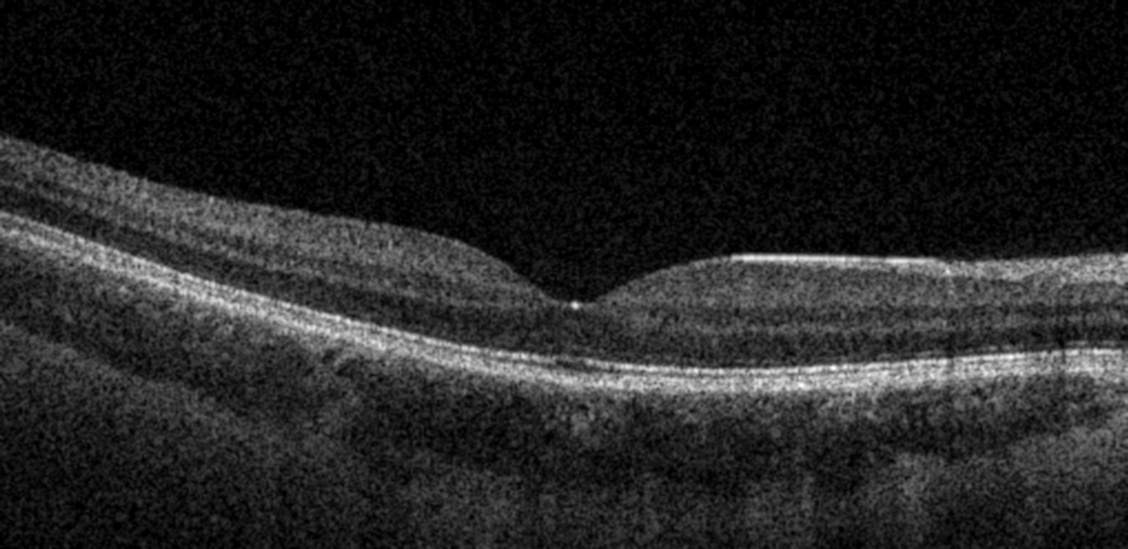
#> input picture 1. Exercise/INVALID/Normalized_Img.tif, 1128 x 549 px
$ python Exercise_1_4_testing.py
#> lines starting #> are read from the running program, lines starting #| are printed output that depends on the picture; after the words box and inside, x2 and y2 are one past the last pixel; in counts of white or black regions, pixels touching at a corner belong together
# -*- coding: utf-8 -*-
"""
Created on Fri Nov 11 08:59:23 2022

@author: Peter, Filip, Markus
"""

import cv2
import numpy as np
from matplotlib import pyplot as plt

img_norm = cv2.imread("./Normalized_Img.tif", cv2.IMREAD_ANYCOLOR | cv2.IMREAD_ANYDEPTH)
#> img_norm is the input picture: shape (549, 1128) float32; min 5.38e-10, max 1, mean 0.142
plt.figure(1)
plt.imshow(img_norm)

# Otsu's thresholding
img = np.uint8(img_norm*255)
plt.figure(2)
plt.imshow(img)
Otsu_th,Otsu_img = cv2.threshold(img,0,255,cv2.THRESH_BINARY+cv2.THRESH_OTSU)
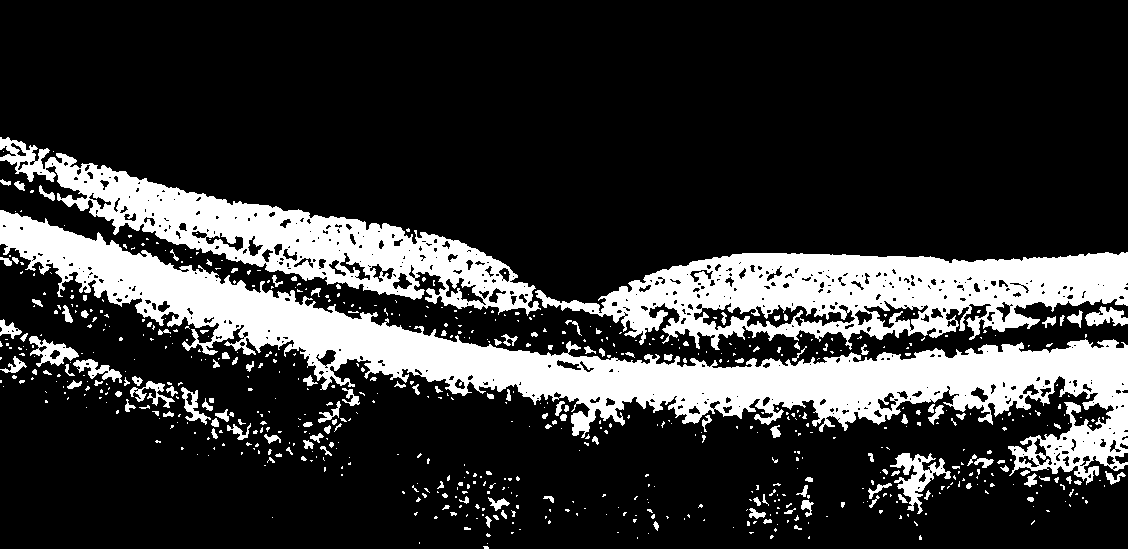
#> Otsu_img: shape (549, 1128); 21% white; 685 white regions (531 under 20 px), largest, box (x1, y1, x2, y2) and area: (0, 210, 1128, 485) 61589, (535, 252, 1128, 350) 30670, (0, 137, 541, 316) 24342
#> Otsu_th = 58
plt.figure(3)
plt.imshow(Otsu_img)
cv2.imwrite("Otsu_Mask.jpg", Otsu_img)


Triangle_th,Triangle_img = cv2.threshold(img,0,255,cv2.THRESH_TRIANGLE)
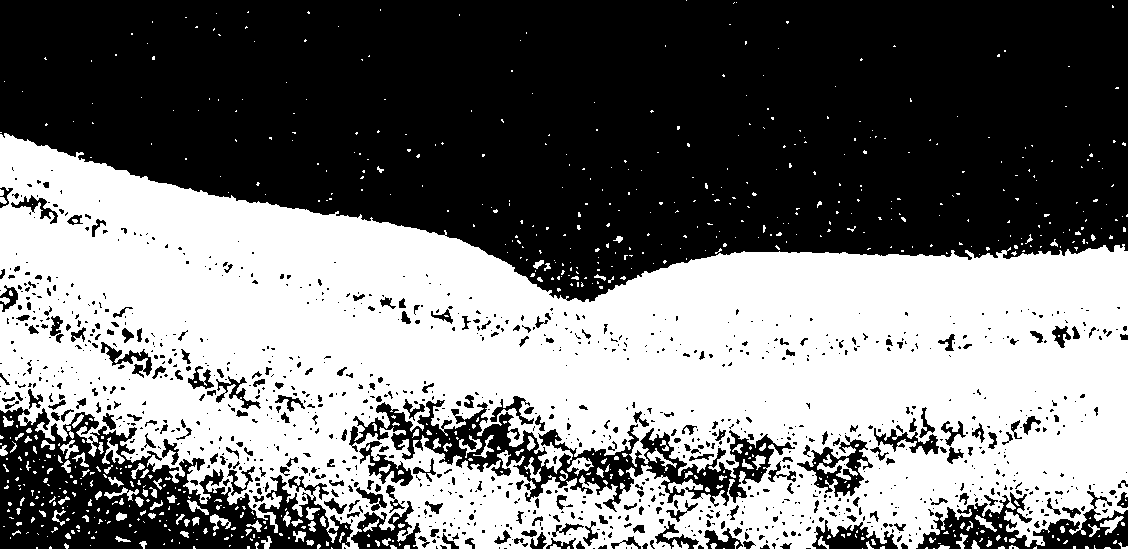
#> Triangle_img: shape (549, 1128); 46.7% white; 757 white regions (626 under 20 px), largest, box (x1, y1, x2, y2) and area: (0, 133, 1128, 549) 278524, (817, 458, 858, 480) 305, (567, 457, 594, 476) 221
#> Triangle_th = 25
cv2.imwrite("Triangle_Mask.jpg", Triangle_img)


#img1 = cv2.imread("./Sobel_vertical.jpg", cv2.IMREAD_ANYCOLOR | cv2.IMREAD_ANYDEPTH)
img1 = cv2.GaussianBlur(img, (11,11), 9)
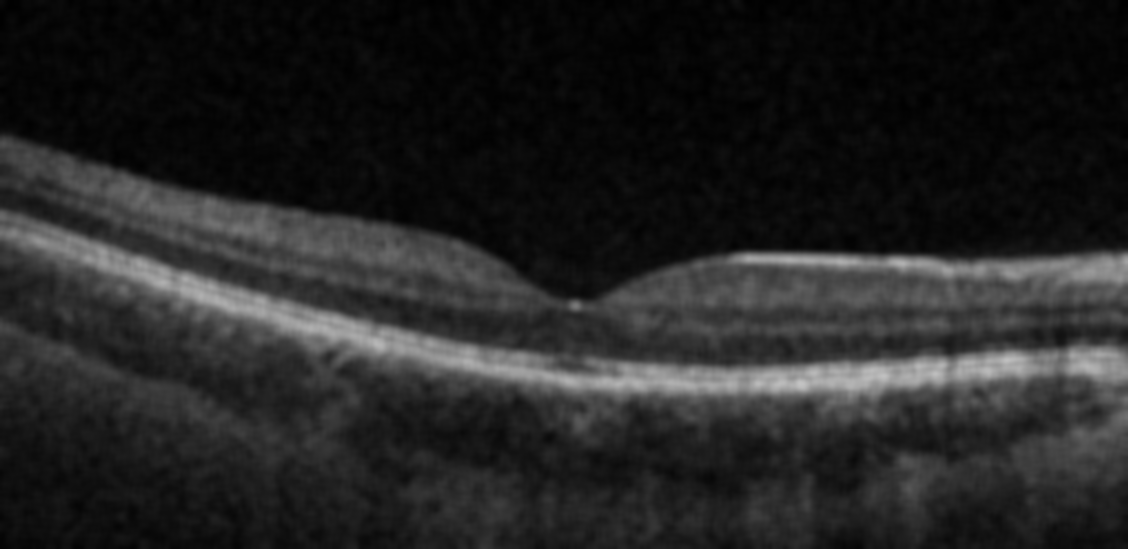
#> img1: shape (549, 1128); min 0, max 195, mean 35.8
Otsu_th1,Otsu_img1 = cv2.threshold(img1,0,255,cv2.THRESH_BINARY+cv2.THRESH_OTSU)
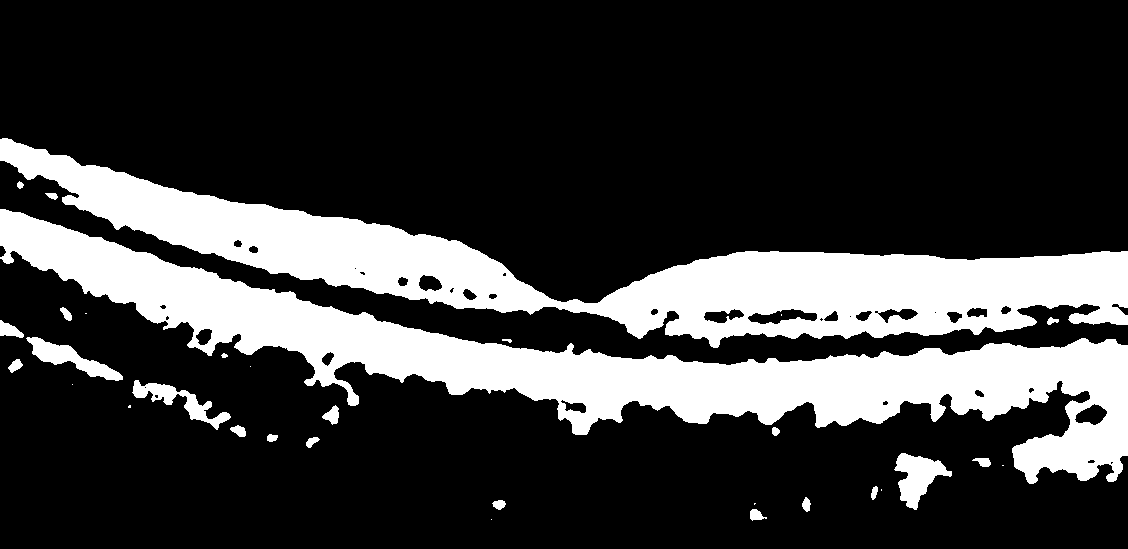
#> Otsu_img1: shape (549, 1128); 22.8% white; 32 white regions (9 under 20 px), largest, box (x1, y1, x2, y2) and area: (0, 209, 1128, 484) 70161, (0, 138, 1128, 348) 64933, (894, 453, 952, 510) 1630
#> Otsu_th1 = 55
cv2.imwrite("Otsu_Mask_gauss.jpg", Otsu_img1)
Triangle_th1,Triangle_img1 = cv2.threshold(img1,0,255,cv2.THRESH_TRIANGLE)
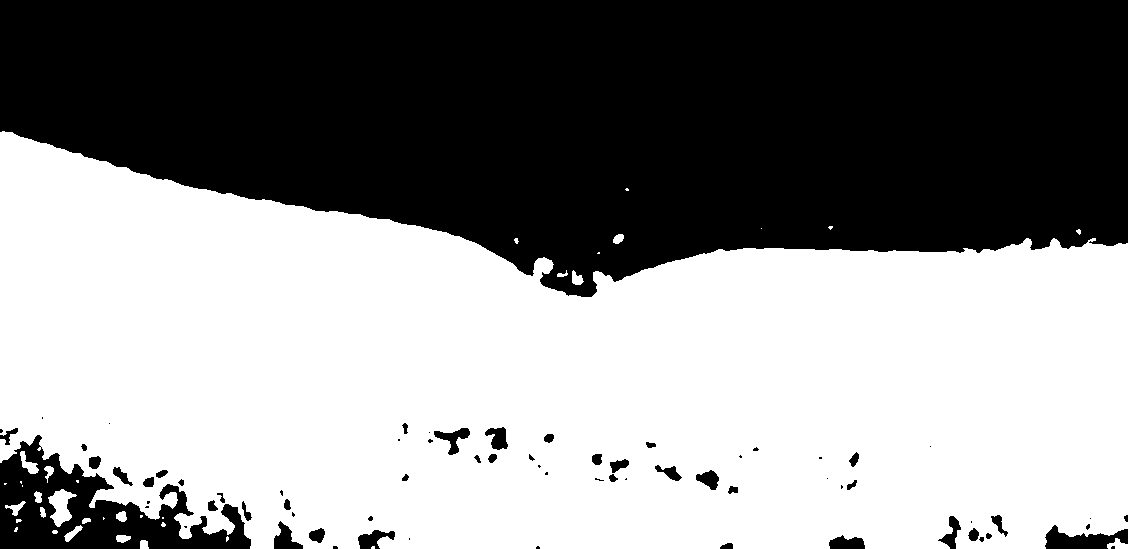
#> Triangle_img1: shape (549, 1128); 55.4% white; 71 black regions (30 under 20 px), largest, box (x1, y1, x2, y2) and area: (0, 0, 1128, 297) 257608, (0, 435, 251, 549) 12595, (1045, 525, 1128, 549) 1148
#> Triangle_th1 = 17
cv2.imwrite("Triangle_Mask_gauss.jpg", Triangle_img1)

$ run again, with 1. Exercise/Sobel_vertical.jpg saved as 1. Exercise/INVALID/Normalized_Img.tif
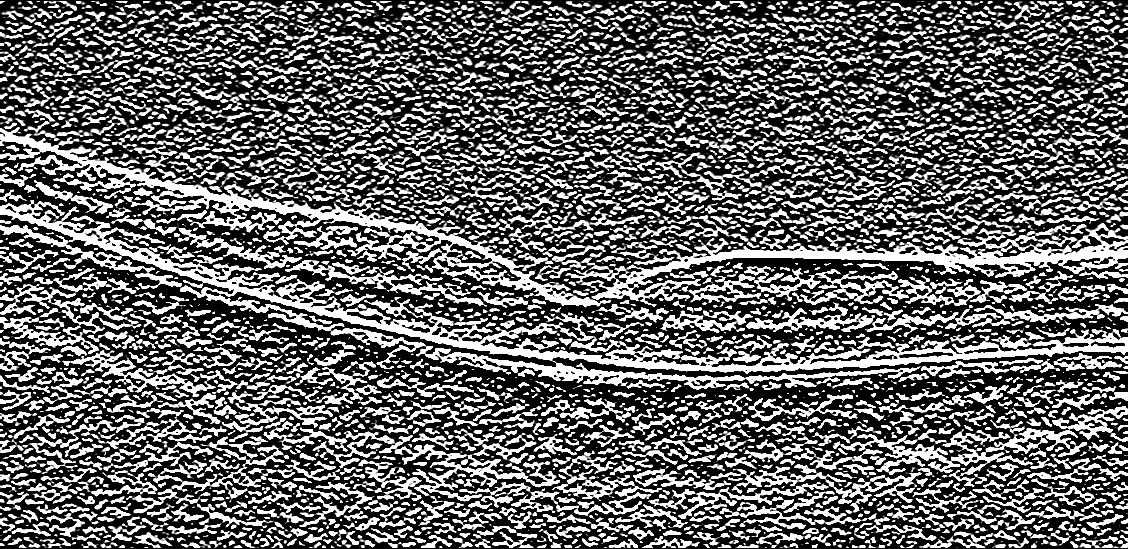
#> input picture 1. Exercise/Sobel_vertical.jpg, 1128 x 549 px
#> img_norm is the input picture: shape (549, 1128); min 0, max 255, mean 100.7
#> `Otsu_th,Otsu_img = cv2.threshold(img,0,255,cv2.THRESH_BINARY+cv2.THRES..`:
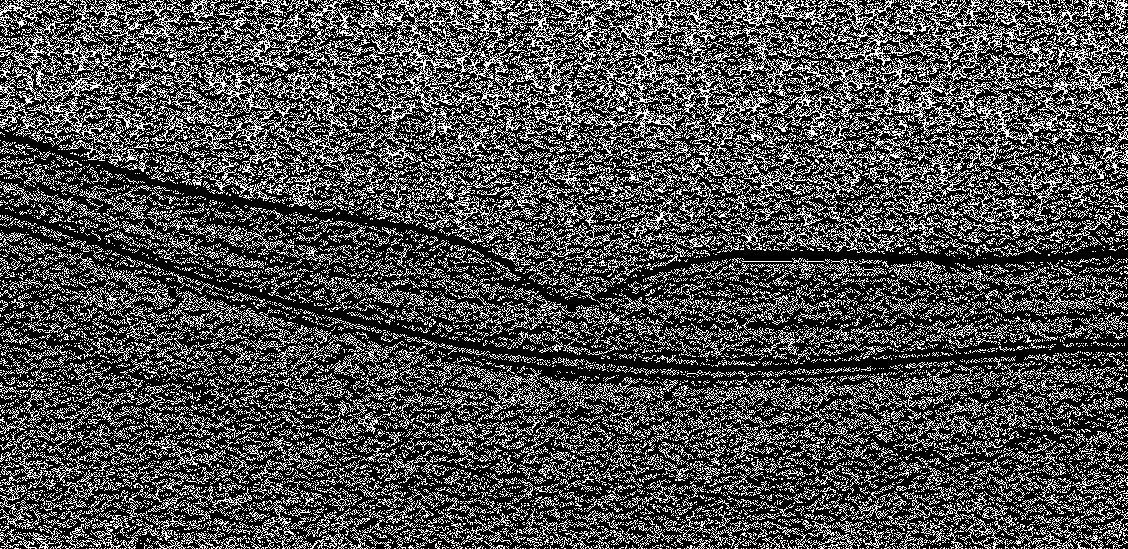
#> Otsu_img: shape (549, 1128); 30.1% white in thin lines or dots
#> Otsu_th = 119
#> Triangle_img: shape (549, 1128); 37% white in thin lines or dots
#> Triangle_th = 8
#> Otsu_img1: shape (549, 1128); 52.3% white; 1575 black regions (1211 under 20 px), largest, box (x1, y1, x2, y2) and area: (0, 126, 1128, 549) 254411, (831, 172, 882, 224) 919, (514, 211, 567, 255) 827
#> Otsu_th1 = 74
#> `Triangle_th1,Triangle_img1 = cv2.threshold(img1,0,255,cv2.THRESH_TRIAN..`:
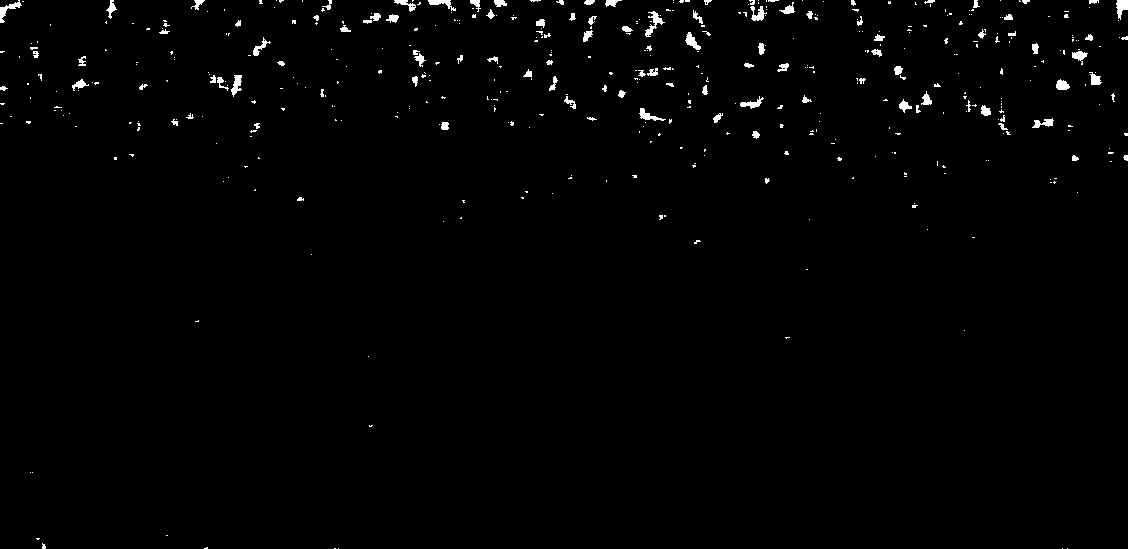
#> Triangle_img1: shape (549, 1128); 1.2% white; 464 white regions (359 under 20 px), largest, box (x1, y1, x2, y2) and area: (645, 11, 665, 37) 176, (0, 0, 22, 23) 155, (1116, 0, 1128, 20) 149
#> Triangle_th1 = 115
